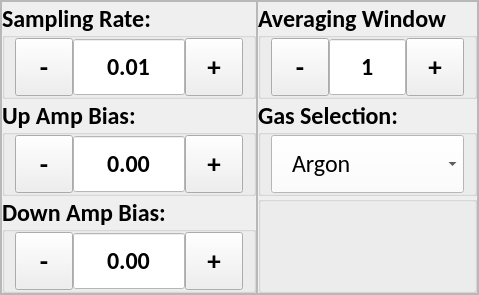
      <widget class="QWidget" name="triple_lang_c_probe">
       <layout class="QVBoxLayout" name="verticalLayout_4">
        <property name="spacing">
         <number>0</number>
        </property>
        <property name="leftMargin">
         <number>0</number>
        </property>
        <property name="topMargin">
         <number>0</number>
        </property>
        <property name="rightMargin">
         <number>0</number>
        </property>
        <property name="bottomMargin">
         <number>0</number>
        </property>
        <item>
         <widget class="QFrame" name="frame_21">
          <property name="frameShape">
           <enum>QFrame::StyledPanel</enum>
          </property>
          <property name="frameShadow">
           <enum>QFrame::Raised</enum>
          </property>
          <layout class="QHBoxLayout" name="horizontalLayout_34">
           <property name="spacing">
            <number>0</number>
           </property>
           <property name="leftMargin">
            <number>0</number>
           </property>
           <property name="topMargin">
            <number>0</number>
           </property>
           <property name="rightMargin">
            <number>0</number>
           </property>
           <property name="bottomMargin">
            <number>0</number>
           </property>
           <item>
            <widget class="QFrame" name="frame_22">
             <property name="frameShape">
              <enum>QFrame::StyledPanel</enum>
             </property>
             <property name="frameShadow">
              <enum>QFrame::Raised</enum>
             </property>
             <layout class="QVBoxLayout" name="verticalLayout_23">
              <property name="spacing">
               <number>0</number>
              </property>
              <property name="leftMargin">
               <number>0</number>
              </property>
              <property name="topMargin">
               <number>0</number>
              </property>
              <property name="rightMargin">
               <number>0</number>
              </property>
              <property name="bottomMargin">
               <number>0</number>
              </property>
              <item>
               <widget class="QGroupBox" name="tlc_sampling_rate_gb">
                <property name="font">
                 <font>
                  <family>Calibri</family>
                  <pointsize>18</pointsize>
                  <weight>75</weight>
                  <bold>true</bold>
                 </font>
                </property>
                <property name="styleSheet">
                 <string notr="true"/>
                </property>
                <property name="title">
                 <string>Sampling Rate:</string>
                </property>
                <property name="alignment">
                 <set>Qt::AlignLeading|Qt::AlignLeft|Qt::AlignVCenter</set>
                </property>
                <layout class="QHBoxLayout" name="horizontalLayout_40">
                 <property name="spacing">
                  <number>0</number>
                 </property>
                 <property name="leftMargin">
                  <number>10</number>
                 </property>
                 <property name="topMargin">
                  <number>0</number>
                 </property>
                 <property name="rightMargin">
                  <number>10</number>
                 </property>
                 <property name="bottomMargin">
                  <number>0</number>
                 </property>
                 <item>
                  <widget class="QToolButton" name="tlc_sampling_rate_minus">
                   <property name="minimumSize">
                    <size>
                     <width>58</width>
                     <height>58</height>
                    </size>
                   </property>
                   <property name="maximumSize">
                    <size>
                     <width>58</width>
                     <height>58</height>
                    </size>
                   </property>
                   <property name="font">
                    <font>
                     <pointsize>20</pointsize>
                     <weight>75</weight>
                     <bold>true</bold>
                    </font>
                   </property>
                   <property name="text">
                    <string>-</string>
                   </property>
                  </widget>
                 </item>
                 <item>
                  <widget class="QDoubleSpinBox" name="tlc_sampling_rate_input">
                   <property name="minimumSize">
                    <size>
                     <width>0</width>
                     <height>58</height>
                    </size>
                   </property>
                   <property name="maximumSize">
                    <size>
                     <width>1000</width>
                     <height>58</height>
                    </size>
                   </property>
                   <property name="font">
                    <font>
                     <family>Calibri</family>
                     <pointsize>18</pointsize>
                    </font>
                   </property>
                   <property name="focusPolicy">
                    <enum>Qt::NoFocus</enum>
                   </property>
                   <property name="layoutDirection">
                    <enum>Qt::LeftToRight</enum>
                   </property>
                   <property name="styleSheet">
                    <string notr="true">QDoubleSpinBox {
	background-color: #FFFFFF;
}</string>
                   </property>
                   <property name="alignment">
                    <set>Qt::AlignCenter</set>
                   </property>
                   <property name="readOnly">
                    <bool>true</bool>
                   </property>
                   <property name="buttonSymbols">
                    <enum>QAbstractSpinBox::NoButtons</enum>
                   </property>
                   <property name="correctionMode">
                    <enum>QAbstractSpinBox::CorrectToPreviousValue</enum>
                   </property>
                   <property name="showGroupSeparator" stdset="0">
                    <bool>false</bool>
                   </property>
                   <property name="decimals">
                    <number>2</number>
                   </property>
                   <property name="minimum">
                    <double>0.010000000000000</double>
                   </property>
                   <property name="maximum">
                    <double>10000.000000000000000</double>
                   </property>
                   <property name="value">
                    <double>0.010000000000000</double>
                   </property>
                  </widget>
                 </item>
                 <item>
                  <widget class="QToolButton" name="tlc_sampling_rate_plus">
                   <property name="minimumSize">
                    <size>
                     <width>58</width>
                     <height>58</height>
                    </size>
                   </property>
                   <property name="maximumSize">
                    <size>
                     <width>16777215</width>
                     <height>58</height>
                    </size>
                   </property>
                   <property name="font">
                    <font>
                     <pointsize>20</pointsize>
                     <weight>75</weight>
                     <bold>true</bold>
                    </font>
                   </property>
                   <property name="focusPolicy">
                    <enum>Qt::NoFocus</enum>
                   </property>
                   <property name="text">
                    <string>+</string>
                   </property>
                  </widget>
                 </item>
                </layout>
               </widget>
              </item>
              <item>
               <widget class="QGroupBox" name="tlc_up_amp_bias_gb">
                <property name="font">
                 <font>
                  <family>Calibri</family>
                  <pointsize>18</pointsize>
                  <weight>75</weight>
                  <bold>true</bold>
                 </font>
                </property>
                <property name="title">
                 <string>Up Amp Bias:</string>
                </property>
                <property name="alignment">
                 <set>Qt::AlignLeading|Qt::AlignLeft|Qt::AlignVCenter</set>
                </property>
                <layout class="QHBoxLayout" name="horizontalLayout_36">
                 <property name="spacing">
                  <number>0</number>
                 </property>
                 <property name="leftMargin">
                  <number>10</number>
                 </property>
                 <property name="topMargin">
                  <number>0</number>
                 </property>
                 <property name="rightMargin">
                  <number>10</number>
                 </property>
                 <property name="bottomMargin">
                  <number>0</number>
                 </property>
                 <item>
                  <widget class="QToolButton" name="tlc_up_amp_bias_minus">
                   <property name="minimumSize">
                    <size>
                     <width>58</width>
                     <height>58</height>
                    </size>
                   </property>
                   <property name="maximumSize">
                    <size>
                     <width>58</width>
                     <height>58</height>
                    </size>
                   </property>
                   <property name="font">
                    <font>
                     <pointsize>20</pointsize>
                     <weight>75</weight>
                     <bold>true</bold>
                    </font>
                   </property>
                   <property name="text">
                    <string>-</string>
                   </property>
                  </widget>
                 </item>
                 <item>
                  <widget class="QDoubleSpinBox" name="tlc_up_amp_bias_input">
                   <property name="minimumSize">
                    <size>
                     <width>0</width>
                     <height>58</height>
                    </size>
                   </property>
                   <property name="maximumSize">
                    <size>
                     <width>1000</width>
                     <height>58</height>
                    </size>
                   </property>
                   <property name="font">
                    <font>
                     <family>Calibri</family>
                     <pointsize>18</pointsize>
                    </font>
                   </property>
                   <property name="styleSheet">
                    <string notr="true">QDoubleSpinBox {
	background-color: #FFFFFF;
}</string>
                   </property>
                   <property name="alignment">
                    <set>Qt::AlignCenter</set>
                   </property>
                   <property name="readOnly">
                    <bool>true</bool>
                   </property>
                   <property name="buttonSymbols">
                    <enum>QAbstractSpinBox::NoButtons</enum>
                   </property>
                   <property name="correctionMode">
                    <enum>QAbstractSpinBox::CorrectToPreviousValue</enum>
                   </property>
                   <property name="showGroupSeparator" stdset="0">
                    <bool>false</bool>
                   </property>
                   <property name="decimals">
                    <number>2</number>
                   </property>
                   <property name="minimum">
                    <double>-10000.000000000000000</double>
                   </property>
                   <property name="maximum">
                    <double>10000.000000000000000</double>
                   </property>
                  </widget>
                 </item>
                 <item>
                  <widget class="QToolButton" name="tlc_up_amp_bias_plus">
                   <property name="minimumSize">
                    <size>
                     <width>58</width>
                     <height>58</height>
                    </size>
                   </property>
                   <property name="maximumSize">
                    <size>
                     <width>16777215</width>
                     <height>58</height>
                    </size>
                   </property>
                   <property name="font">
                    <font>
                     <pointsize>20</pointsize>
                     <weight>75</weight>
                     <bold>true</bold>
                    </font>
                   </property>
                   <property name="focusPolicy">
                    <enum>Qt::NoFocus</enum>
                   </property>
                   <property name="text">
                    <string>+</string>
                   </property>
                  </widget>
                 </item>
                </layout>
               </widget>
              </item>
              <item>
               <widget class="QGroupBox" name="tlc_down_amp_bias_gb">
                <property name="font">
                 <font>
                  <family>Calibri</family>
                  <pointsize>18</pointsize>
                  <weight>75</weight>
                  <bold>true</bold>
                 </font>
                </property>
                <property name="styleSheet">
                 <string notr="true"/>
                </property>
                <property name="title">
                 <string>Down Amp Bias:</string>
                </property>
                <property name="alignment">
                 <set>Qt::AlignLeading|Qt::AlignLeft|Qt::AlignVCenter</set>
                </property>
                <layout class="QHBoxLayout" name="horizontalLayout_57">
                 <property name="spacing">
                  <number>0</number>
                 </property>
                 <property name="leftMargin">
                  <number>10</number>
                 </property>
                 <property name="topMargin">
                  <number>0</number>
                 </property>
                 <property name="rightMargin">
                  <number>10</number>
                 </property>
                 <property name="bottomMargin">
                  <number>0</number>
                 </property>
                 <item alignment="Qt::AlignTop">
                  <widget class="QToolButton" name="tlc_down_amp_bias_minus">
                   <property name="minimumSize">
                    <size>
                     <width>58</width>
                     <height>58</height>
                    </size>
                   </property>
                   <property name="maximumSize">
                    <size>
                     <width>58</width>
                     <height>58</height>
                    </size>
                   </property>
                   <property name="font">
                    <font>
                     <pointsize>20</pointsize>
                     <weight>75</weight>
                     <bold>true</bold>
                    </font>
                   </property>
                   <property name="text">
                    <string>-</string>
                   </property>
                  </widget>
                 </item>
                 <item alignment="Qt::AlignTop">
                  <widget class="QDoubleSpinBox" name="tlc_down_amp_bias_input">
                   <property name="minimumSize">
                    <size>
                     <width>0</width>
                     <height>58</height>
                    </size>
                   </property>
                   <property name="maximumSize">
                    <size>
                     <width>1000</width>
                     <height>58</height>
                    </size>
                   </property>
                   <property name="font">
                    <font>
                     <family>Calibri</family>
                     <pointsize>18</pointsize>
                    </font>
                   </property>
                   <property name="focusPolicy">
                    <enum>Qt::NoFocus</enum>
                   </property>
                   <property name="layoutDirection">
                    <enum>Qt::LeftToRight</enum>
                   </property>
                   <property name="styleSheet">
                    <string notr="true">QDoubleSpinBox {
	background-color: #FFFFFF;
}</string>
                   </property>
                   <property name="alignment">
                    <set>Qt::AlignCenter</set>
                   </property>
                   <property name="readOnly">
                    <bool>true</bool>
                   </property>
                   <property name="buttonSymbols">
                    <enum>QAbstractSpinBox::NoButtons</enum>
                   </property>
                   <property name="correctionMode">
                    <enum>QAbstractSpinBox::CorrectToPreviousValue</enum>
                   </property>
                   <property name="showGroupSeparator" stdset="0">
                    <bool>false</bool>
                   </property>
                   <property name="decimals">
                    <number>2</number>
                   </property>
                   <property name="minimum">
                    <double>-10000.000000000000000</double>
                   </property>
                   <property name="maximum">
                    <double>10000.000000000000000</double>
                   </property>
                  </widget>
                 </item>
                 <item alignment="Qt::AlignTop">
                  <widget class="QToolButton" name="tlc_down_amp_bias_plus">
                   <property name="minimumSize">
                    <size>
                     <width>58</width>
                     <height>58</height>
                    </size>
                   </property>
                   <property name="maximumSize">
                    <size>
                     <width>16777215</width>
                     <height>58</height>
                    </size>
                   </property>
                   <property name="font">
                    <font>
                     <pointsize>20</pointsize>
                     <weight>75</weight>
                     <bold>true</bold>
                    </font>
                   </property>
                   <property name="focusPolicy">
                    <enum>Qt::NoFocus</enum>
                   </property>
                   <property name="text">
                    <string>+</string>
                   </property>
                  </widget>
                 </item>
                </layout>
               </widget>
              </item>
             </layout>
            </widget>
           </item>
           <item>
            <widget class="QFrame" name="frame_23">
             <property name="frameShape">
              <enum>QFrame::StyledPanel</enum>
             </property>
             <property name="frameShadow">
              <enum>QFrame::Raised</enum>
             </property>
             <layout class="QVBoxLayout" name="verticalLayout_24">
              <property name="spacing">
               <number>0</number>
              </property>
              <property name="leftMargin">
               <number>0</number>
              </property>
              <property name="topMargin">
               <number>0</number>
              </property>
              <property name="rightMargin">
               <number>0</number>
              </property>
              <property name="bottomMargin">
               <number>0</number>
              </property>
              <item>
               <widget class="QGroupBox" name="tlc_avg_window_gb">
                <property name="font">
                 <font>
                  <family>Calibri</family>
                  <pointsize>18</pointsize>
                  <weight>75</weight>
                  <bold>true</bold>
                 </font>
                </property>
                <property name="styleSheet">
                 <string notr="true"/>
                </property>
                <property name="title">
                 <string>Averaging Window</string>
                </property>
                <property name="alignment">
                 <set>Qt::AlignLeading|Qt::AlignLeft|Qt::AlignVCenter</set>
                </property>
                <layout class="QHBoxLayout" name="horizontalLayout_50">
                 <property name="spacing">
                  <number>0</number>
                 </property>
                 <property name="leftMargin">
                  <number>10</number>
                 </property>
                 <property name="topMargin">
                  <number>0</number>
                 </property>
                 <property name="rightMargin">
                  <number>10</number>
                 </property>
                 <property name="bottomMargin">
                  <number>0</number>
                 </property>
                 <item>
                  <widget class="QToolButton" name="tlc_avg_window_minus">
                   <property name="minimumSize">
                    <size>
                     <width>58</width>
                     <height>58</height>
                    </size>
                   </property>
                   <property name="maximumSize">
                    <size>
                     <width>58</width>
                     <height>58</height>
                    </size>
                   </property>
                   <property name="font">
                    <font>
                     <pointsize>20</pointsize>
                     <weight>75</weight>
                     <bold>true</bold>
                    </font>
                   </property>
                   <property name="text">
                    <string>-</string>
                   </property>
                  </widget>
                 </item>
                 <item>
                  <widget class="QDoubleSpinBox" name="tlc_avg_window_input">
                   <property name="minimumSize">
                    <size>
                     <width>0</width>
                     <height>58</height>
                    </size>
                   </property>
                   <property name="maximumSize">
                    <size>
                     <width>1000</width>
                     <height>58</height>
                    </size>
                   </property>
                   <property name="font">
                    <font>
                     <family>Calibri</family>
                     <pointsize>18</pointsize>
                    </font>
                   </property>
                   <property name="focusPolicy">
                    <enum>Qt::NoFocus</enum>
                   </property>
                   <property name="layoutDirection">
                    <enum>Qt::LeftToRight</enum>
                   </property>
                   <property name="styleSheet">
                    <string notr="true">QDoubleSpinBox {
	background-color: #FFFFFF;
}</string>
                   </property>
                   <property name="alignment">
                    <set>Qt::AlignCenter</set>
                   </property>
                   <property name="readOnly">
                    <bool>true</bool>
                   </property>
                   <property name="buttonSymbols">
                    <enum>QAbstractSpinBox::NoButtons</enum>
                   </property>
                   <property name="correctionMode">
                    <enum>QAbstractSpinBox::CorrectToPreviousValue</enum>
                   </property>
                   <property name="showGroupSeparator" stdset="0">
                    <bool>false</bool>
                   </property>
                   <property name="decimals">
                    <number>0</number>
                   </property>
                   <property name="minimum">
                    <double>1.000000000000000</double>
                   </property>
                   <property name="maximum">
                    <double>10000.000000000000000</double>
                   </property>
                  </widget>
                 </item>
                 <item>
                  <widget class="QToolButton" name="tlc_avg_window_plus">
                   <property name="minimumSize">
                    <size>
                     <width>58</width>
                     <height>58</height>
                    </size>
                   </property>
                   <property name="maximumSize">
                    <size>
                     <width>16777215</width>
                     <height>58</height>
                    </size>
                   </property>
                   <property name="font">
                    <font>
                     <pointsize>20</pointsize>
                     <weight>75</weight>
                     <bold>true</bold>
                    </font>
                   </property>
                   <property name="focusPolicy">
                    <enum>Qt::NoFocus</enum>
                   </property>
                   <property name="text">
                    <string>+</string>
                   </property>
                  </widget>
                 </item>
                </layout>
               </widget>
              </item>
              <item>
               <widget class="QGroupBox" name="tlc_gas_select_gb">
                <property name="font">
                 <font>
                  <family>Calibri</family>
                  <pointsize>18</pointsize>
                  <weight>75</weight>
                  <bold>true</bold>
                 </font>
                </property>
                <property name="styleSheet">
                 <string notr="true"/>
                </property>
                <property name="title">
                 <string>Gas Selection:</string>
                </property>
                <property name="alignment">
                 <set>Qt::AlignLeading|Qt::AlignLeft|Qt::AlignVCenter</set>
                </property>
                <layout class="QVBoxLayout" name="verticalLayout_28">
                 <property name="spacing">
                  <number>0</number>
                 </property>
                 <property name="leftMargin">
                  <number>10</number>
                 </property>
                 <property name="topMargin">
                  <number>0</number>
                 </property>
                 <property name="rightMargin">
                  <number>10</number>
                 </property>
                 <property name="bottomMargin">
                  <number>0</number>
                 </property>
                 <item>
                  <widget class="QComboBox" name="tlc_gas_select_cb">
                   <property name="minimumSize">
                    <size>
                     <width>0</width>
                     <height>58</height>
                    </size>
                   </property>
                   <property name="maximumSize">
                    <size>
                     <width>1000</width>
                     <height>58</height>
                    </size>
                   </property>
                   <property name="font">
                    <font>
                     <family>Calibri</family>
                     <pointsize>18</pointsize>
                     <weight>50</weight>
                     <bold>false</bold>
                    </font>
                   </property>
                   <property name="cursor">
                    <cursorShape>PointingHandCursor</cursorShape>
                   </property>
                   <property name="styleSheet">
                    <string notr="true">QComboBox {
	background-color: #FFFFFF;
	padding-left: 20px;
	text-align: left;
}

QComboBox:focus {
    outline: none; 
    border: 1px solid gray;
}

QComboBox QAbstractItemView {
    selection-background-color: white;
    selection-color: black; 
}
</string>
                   </property>
                   <property name="frame">
                    <bool>true</bool>
                   </property>
                   <item>
                    <property name="text">
                     <string>Argon</string>
                    </property>
                   </item>
                   <item>
                    <property name="text">
                     <string>Helium</string>
                    </property>
                   </item>
                   <item>
                    <property name="text">
                     <string>Nitrogen</string>
                    </property>
                   </item>
                   <item>
                    <property name="text">
                     <string>CO2</string>
                    </property>
                   </item>
                   <item>
                    <property name="text">
                     <string>Oxygen</string>
                    </property>
                   </item>
                   <item>
                    <property name="text">
                     <string>Hydrogen</string>
                    </property>
                   </item>
                  </widget>
                 </item>
                </layout>
               </widget>
              </item>
              <item>
               <widget class="QGroupBox" name="filler">
                <property name="font">
                 <font>
                  <family>Calibri</family>
                  <pointsize>18</pointsize>
                  <weight>75</weight>
                  <bold>true</bold>
                 </font>
                </property>
                <property name="styleSheet">
                 <string notr="true"/>
                </property>
                <property name="title">
                 <string/>
                </property>
                <property name="alignment">
                 <set>Qt::AlignLeading|Qt::AlignLeft|Qt::AlignVCenter</set>
                </property>
                <layout class="QVBoxLayout" name="verticalLayout_30">
                 <property name="spacing">
                  <number>0</number>
                 </property>
                 <property name="leftMargin">
                  <number>10</number>
                 </property>
                 <property name="topMargin">
                  <number>0</number>
                 </property>
                 <property name="rightMargin">
                  <number>10</number>
                 </property>
                 <property name="bottomMargin">
                  <number>0</number>
                 </property>
                </layout>
               </widget>
              </item>
             </layout>
            </widget>
           </item>
          </layout>
         </widget>
        </item>
       </layout>
      </widget>
